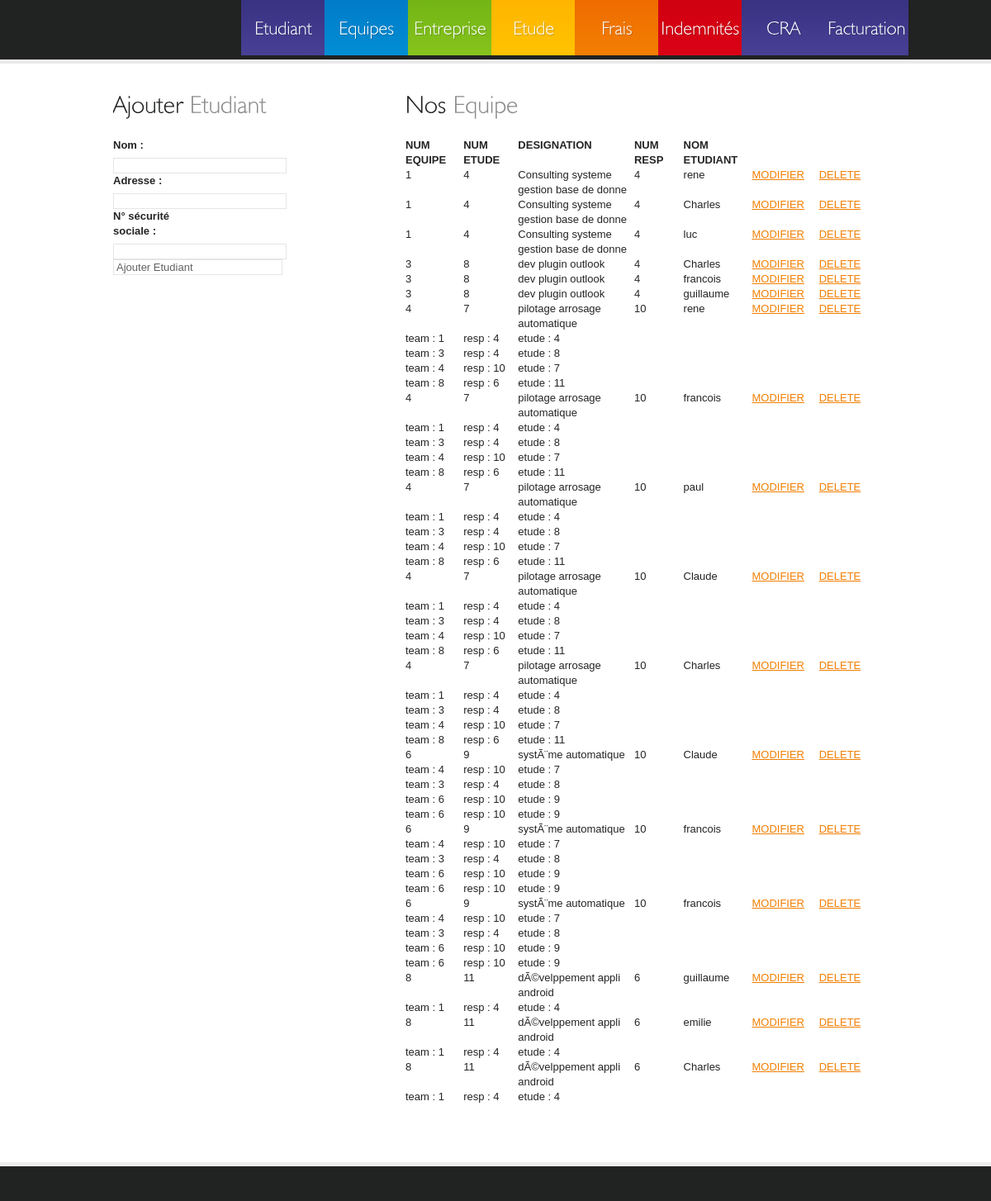
Page /admin/equipeTool_1.php on the committed database.
### tables this page shows
CREATE TABLE `participant` (
  `noEquipe` int(11) NOT NULL,
  `noEtudiant` int(11) NOT NULL,
  KEY `noEquipe` (`noEquipe`),
  KEY `noEtudiant` (`noEtudiant`),
  KEY `noEquipe_2` (`noEquipe`),
  KEY `noEtudiant_2` (`noEtudiant`),
  KEY `noEquipe_3` (`noEquipe`),
  KEY `noEtudiant_3` (`noEtudiant`)
);

CREATE TABLE `equipe` (
  `noEquipe` int(11) NOT NULL AUTO_INCREMENT,
  `noResp` int(11) NOT NULL,
  `noEtude` int(11) NOT NULL,
  PRIMARY KEY (`noEquipe`),
  KEY `noResp` (`noResp`),
  KEY `noResp_2` (`noResp`),
  KEY `noEtude` (`noEtude`)
);

### admin/equipeTool_1.php (the view, shortened to what this page needs)
<!DOCTYPE html>
<html lang="fr">
    <head>
        <link rel="stylesheet" href="../css/reset.css" type="text/css" media="all">
        <link rel="stylesheet" href="../css/style.css" type="text/css" media="all">
    </head>
    <body>
        <header>
            <div class="container">
                <nav>
                    <ul>
                        <li><a href="studentTool.php?return='null">Etudiant</a></li>
                        <li><a href="equipeTool.php?return='null">Equipes</a></li>
                        <li><a href="corpTool.php?return='null'">Entreprise</a></li>
                        <li><a href="studyTool.php?return='null'">Etude</a></li>
                        <li><a href="fraistool.php?return='null'">Frais</a></li>
                        <li><a href="indemnitesSelectEtudiant.php">Indemnités</a></li>
                        <li><a href="craTool.php">CRA</a></li>
                        <li><a href="factureTool.php">Facturation</a></li>
                    </ul>
                </nav>
            </div>
        </header>
        <div class="main-box">
            <div class="container">
                <div class="inside">
                    <div class="wrapper">
                        <aside>
                            <h2>Ajouter <span>Etudiant</span></h2>
                            <form id="contacts-form" action="addStudent.php" method="post">
                                <fieldset>
                                    <div class="field">
                                        <label> Nom :</label>
                                        <input name="name" type="text" value=""/>
                                    </div>
                                    <div class="field">
                                        <label>Adresse :</label>
                                        <input name="adress" type="text" value=""/>
                                    </div>
                                    <div class="field">
                                        <label>N° sécurité sociale :</label>
                                        <input name="secuNum" type="text" value=""/>
                                    </div>
                                    <div>
                                        <input type="submit" value="Ajouter Etudiant" /><br/>
                                    </div>
                                </fieldset>
                            </form>
                        </aside>
                        <section id="content">
                            <article>
                                <h2>Nos <span>Equipe</span></h2>
                                <ul class="contacts">
                                    <?php
                                    $request = mysql_query('select equipe.noEquipe, etude.noEtude, convention, noResp, nomEtudiant from equipe join etude on equipe.noEtude=etude.noEtude join participant on participant.noEquipe=equipe.noEquipe join etudiant on participant.noEtudiant=etudiant.noEtudiant');
                                    echo '<table><tr class="bold"><td>NUM EQUIPE</td><td>NUM ETUDE</td><td class="big">DESIGNATION</td><td>NUM RESP</td><td>NOM ETUDIANT</td></tr>';
                                    while ($tuple = mysql_fetch_object($request)) {
                                        $id = $tuple->noEquipe;
                                        $noEtude = $tuple->noEtude;
                                        $convention = $tuple->convention;
                                        $noResp = $tuple->noResp;
                                        $nomEtudiant = $tuple->nomEtudiant;
                                        echo "<tr><td>$id</td><td>$noEtude</td><td>$convention</td><td>$noResp</td><td>$nomEtudiant</td>";
                                        echo"<td><a href=\"modifyStudent.php?id=$id\">MODIFIER    </a></td>";
                                        echo "<td><a href=\"deleteStudent.php?id=$id\">DELETE</a></td></tr>";
                                        $participant = mysql_query("SELECT noEquipe FROM participant WHERE noEtudiant='$id'");
                                        while ($tupleparticipant = mysql_fetch_object($participant)) {
                                            $idTeam = $tupleparticipant->noEquipe;
                                            $team = mysql_fetch_object(mysql_query("SELECT * FROM equipe WHERE noEquipe='$idTeam'"));
                                            $idResp = $team->noResp;
                                            $idEtude = $team->noEtude;
                                            echo "<tr><td>team : $idTeam</td><td> resp : $idResp</td><td> etude : $idEtude</td><td></td><td></td></tr>";
                                        }
                                    }
                                    echo '</table>';
                                    ?>
                                </ul>
                            </article>
                        </section>
                    </div>
                </div>
            </div>
        </div>
  <footer>
  </footer>
</body>
</html>

### rows in the picture
participant: noEquipe "1", noEquipe.noResp "4", noEquipe.noEtude "4"
participant: noEquipe "3", noEquipe.noResp "4", noEquipe.noEtude "8"
participant: noEquipe "4", noEquipe.noResp "10", noEquipe.noEtude "7"
participant: noEquipe "8", noEquipe.noResp "6", noEquipe.noEtude "11"
participant: noEquipe "4", noEquipe.noResp "10", noEquipe.noEtude "7"
participant: noEquipe "3", noEquipe.noResp "4", noEquipe.noEtude "8"
participant: noEquipe "6", noEquipe.noResp "10", noEquipe.noEtude "9"
participant: noEquipe "6", noEquipe.noResp "10", noEquipe.noEtude "9"
participant: noEquipe "1", noEquipe.noResp "4", noEquipe.noEtude "4"

### other values in the picture
$id "1"
$noEtude "4"
$convention "Consulting systeme gestion base de donne"
$noResp "4"
$nomEtudiant "rene"
$nomEtudiant "Charles"
$nomEtudiant "luc"
$id "3"
$noEtude "8"
$convention "dev plugin outlook"
$nomEtudiant "francois"
$nomEtudiant "guillaume"
$id "4"
$noEtude "7"
$convention "pilotage arrosage automatique"
